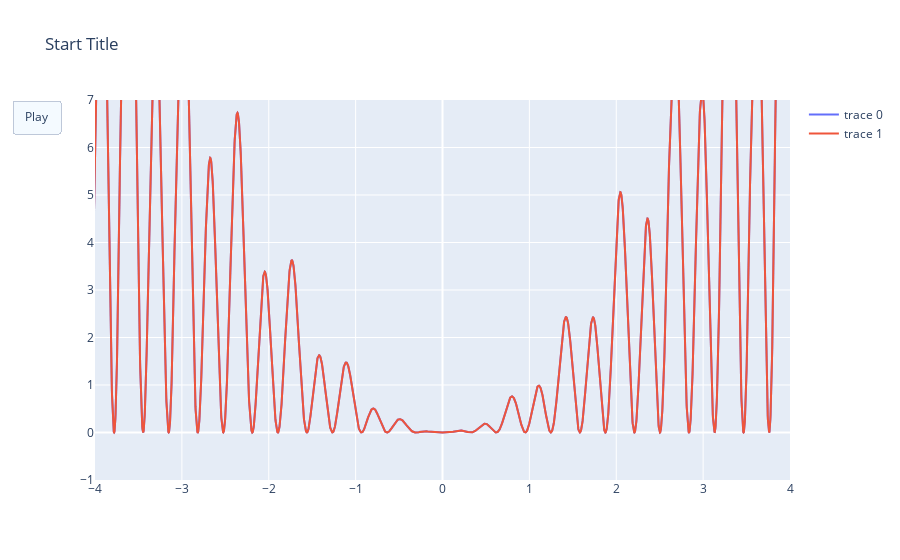

The code cell stored with this chart in its notebook:
### Code cell
p_force_func import plotly.graph_objects as go


frames=[]

available_colors = ["red", "green"]
        
for i in range(len(all_paths_processed)):
    curr_paths = all_paths_processed[i]
    color_use = available_colors[i % len(available_colors)]
    
    for j in range(len(curr_paths)):

        frames.append(go.Frame(data=[go.Scatter(x=curr_paths[:, j, 0], y=curr_paths[:, j, 1],
                                    mode="markers",
                                    marker=dict(color=color_use, size=10))]))
        

fig = go.Figure(
    data=[go.Scatter(x=inp, y=out, mode="lines"), go.Scatter(x=inp, y=out, mode="lines")],
    layout=go.Layout(
        xaxis=dict(range=[-4, 4], autorange=False),
        yaxis=dict(range=[-1, 7], autorange=False),
        title="Start Title",
        updatemenus=[dict(
            type="buttons",
            buttons=[dict(label="Play",
                          method="animate",
                          args=[None])])]
    ),
    frames=frames
)

fig.show()

### Figure 1 — Plotly figure (JSON) as saved in the notebook; plotly's stock layout.template omitted (floating-point values rounded to 4 significant figures; data arrays with more than 128 entries replaced by an {"elided": "..."} marker saying what was removed)
{"data": [{"mode": "lines", "type": "scatter", "x": {"elided": "5000 float values"}, "y": {"elided": "5000 float values"}}, {"mode": "lines", "type": "scatter", "x": {"elided": "5000 float values"}, "y": {"elided": "5000 float values"}}], "layout": {"title": {"text": "Start Title"}, "updatemenus": [{"buttons": [{"args": [null], "label": "Play", "method": "animate"}], "type": "buttons"}], "xaxis": {"autorange": false, "range": [-4, 4]}, "yaxis": {"autorange": false, "range": [-1, 7]}}}
